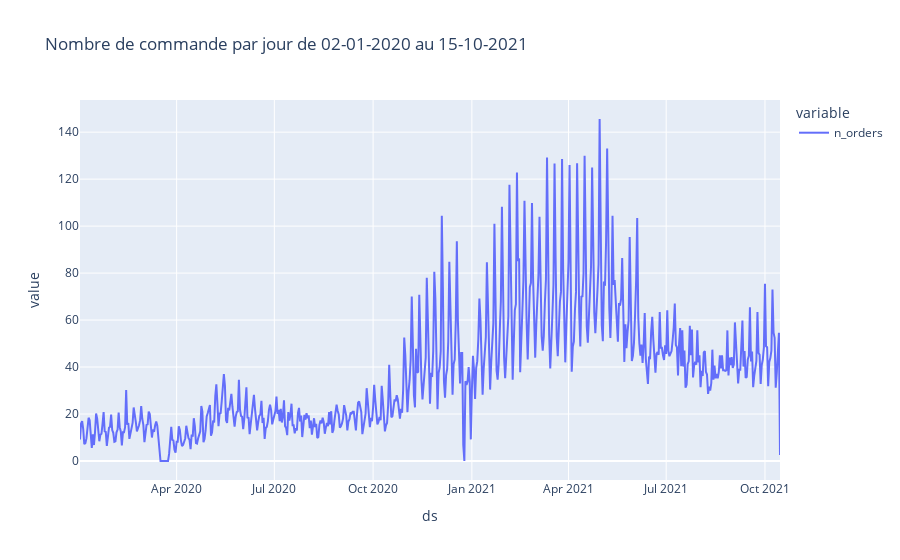

Source (notebook cell):
### Code cell
ts = pd.read_pickle("data/orders.csv")
ts.plot(title=f'Nombre de commandes par jour de {ts.index[0].strftime("%d-%m-%Y")} au {ts.index[-1].strftime("%d-%m-%Y")}')

### Figure 1 — Plotly figure (JSON) as saved in the notebook; plotly's stock layout.template omitted (floating-point values rounded to 4 significant figures; data arrays with more than 128 entries replaced by an {"elided": "..."} marker saying what was removed)
{"data": [{"hovertemplate": "variable=n_orders<br>ds=%{x}<br>value=%{y}<extra></extra>", "legendgroup": "n_orders", "line": {"color": "#636efa", "dash": "solid"}, "mode": "lines", "name": "n_orders", "orientation": "v", "showlegend": true, "type": "scatter", "x": {"elided": "653 str values"}, "xaxis": "x", "y": {"elided": "653 float values"}, "yaxis": "y"}], "layout": {"legend": {"title": {"text": "variable"}, "tracegroupgap": 0}, "title": {"text": "Nombre de commande par jour de 02-01-2020 au 15-10-2021"}, "xaxis": {"anchor": "y", "domain": [0, 1], "title": {"text": "ds"}}, "yaxis": {"anchor": "x", "domain": [0, 1], "title": {"text": "value"}}}}
